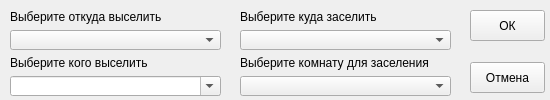
<?xml version="1.0" encoding="UTF-8"?>
<ui version="4.0">
 <class>MainWindow</class>
 <widget class="QMainWindow" name="MainWindow">
  <property name="geometry">
   <rect>
    <x>0</x>
    <y>0</y>
    <width>550</width>
    <height>100</height>
   </rect>
  </property>
  <property name="minimumSize">
   <size>
    <width>550</width>
    <height>100</height>
   </size>
  </property>
  <property name="maximumSize">
   <size>
    <width>550</width>
    <height>100</height>
   </size>
  </property>
  <property name="windowTitle">
   <string>Переселение</string>
  </property>
  <widget class="QWidget" name="centralwidget">
   <widget class="QPushButton" name="PBOk">
    <property name="geometry">
     <rect>
      <x>470</x>
      <y>10</y>
      <width>75</width>
      <height>31</height>
     </rect>
    </property>
    <property name="text">
     <string>ОК</string>
    </property>
   </widget>
   <widget class="QPushButton" name="PBCancel">
    <property name="geometry">
     <rect>
      <x>470</x>
      <y>62</y>
      <width>75</width>
      <height>31</height>
     </rect>
    </property>
    <property name="text">
     <string>Отмена</string>
    </property>
   </widget>
   <widget class="QWidget" name="layoutWidget">
    <property name="geometry">
     <rect>
      <x>10</x>
      <y>10</y>
      <width>211</width>
      <height>86</height>
     </rect>
    </property>
    <layout class="QVBoxLayout" name="verticalLayout">
     <item>
      <widget class="QLabel" name="label">
       <property name="text">
        <string>Выберите откуда выселить</string>
       </property>
      </widget>
     </item>
     <item>
      <widget class="QComboBox" name="CBOtkuda"/>
     </item>
     <item>
      <widget class="QLabel" name="label_2">
       <property name="text">
        <string>Выберите кого выселить</string>
       </property>
      </widget>
     </item>
     <item>
      <widget class="QComboBox" name="CBKogo">
       <property name="editable">
        <bool>true</bool>
       </property>
      </widget>
     </item>
    </layout>
   </widget>
   <widget class="QWidget" name="layoutWidget">
    <property name="geometry">
     <rect>
      <x>240</x>
      <y>10</y>
      <width>211</width>
      <height>86</height>
     </rect>
    </property>
    <layout class="QVBoxLayout" name="verticalLayout_2">
     <item>
      <widget class="QLabel" name="label_3">
       <property name="text">
        <string>Выберите куда заселить</string>
       </property>
      </widget>
     </item>
     <item>
      <widget class="QComboBox" name="CBKuda"/>
     </item>
     <item>
      <widget class="QLabel" name="label_4">
       <property name="text">
        <string>Выберите комнату для заселения</string>
       </property>
      </widget>
     </item>
     <item>
      <widget class="QComboBox" name="CBKuda_House"/>
     </item>
    </layout>
   </widget>
  </widget>
 </widget>
 <resources/>
 <connections/>
</ui>
